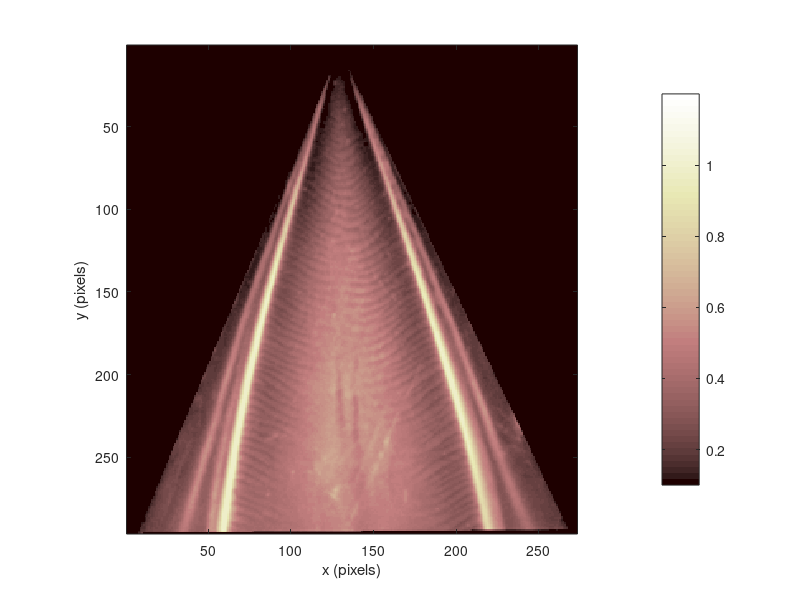

This chart was generated by the following MATLAB code: (Note: this script raises an error after producing the figure.)
close all;
clear all;

tor_x=load('tor_x_delta.dat');
tor_y=load('tor_y_delta.dat');
I1=load('sample_image_delta.dat');

tor_mag=(tor_x.^2+tor_y.^2).^0.5;

% plot the normalized temperature image
figure(1);
I_max=max(max(I1));
I1=I1/I_max;
s=[0.1 1.2];
imagesc(I1,s);
%imagesc(I1);
axis image;
xlabel('x (pixels)');
ylabel('y (pixels)');
colormap('pink')
colorbar;


% plot skin-friction vectors


figure(2);
gx=40; offset=1;
[Vx Vy] = vis_flow (tor_x, tor_y, gx, offset, 3, 'm');
xlabel('x (pixels)');
ylabel('y (pixels)');
axis image;
set(gca,'YDir','reverse');
title('Skin Friction Vectors');


% plot the normalized skin-friction megnitude field
figure(3);
tor_max=max(max(tor_mag));
tor_mag=tor_mag/tor_max;
r=[0 1.0];
imagesc(tor_mag,r);
colormap('pink');
colorbar;
axis image;
xlabel('x (pixels)');
ylabel('y (pixels)');
title('Skin Friction Magnitude Field');

% plot skin-friction lines
figure(4);
[m,n]=size(tor_x);
[x,y]=meshgrid(1:n,1:m);
x30=(x-0);
y30=(y-0);
dn=5;
dm=5;
[sx,sy]=meshgrid(1:dn:n,1:dm:m);
h=streamslice(x30, y30, tor_x, tor_y, 20);
set(h, 'Color', 'red');
xlabel('x (pixels)');
ylabel('y (pixels)');
axis image;
set(gca,'YDir','reverse');
title('Skin Friction Lines');
